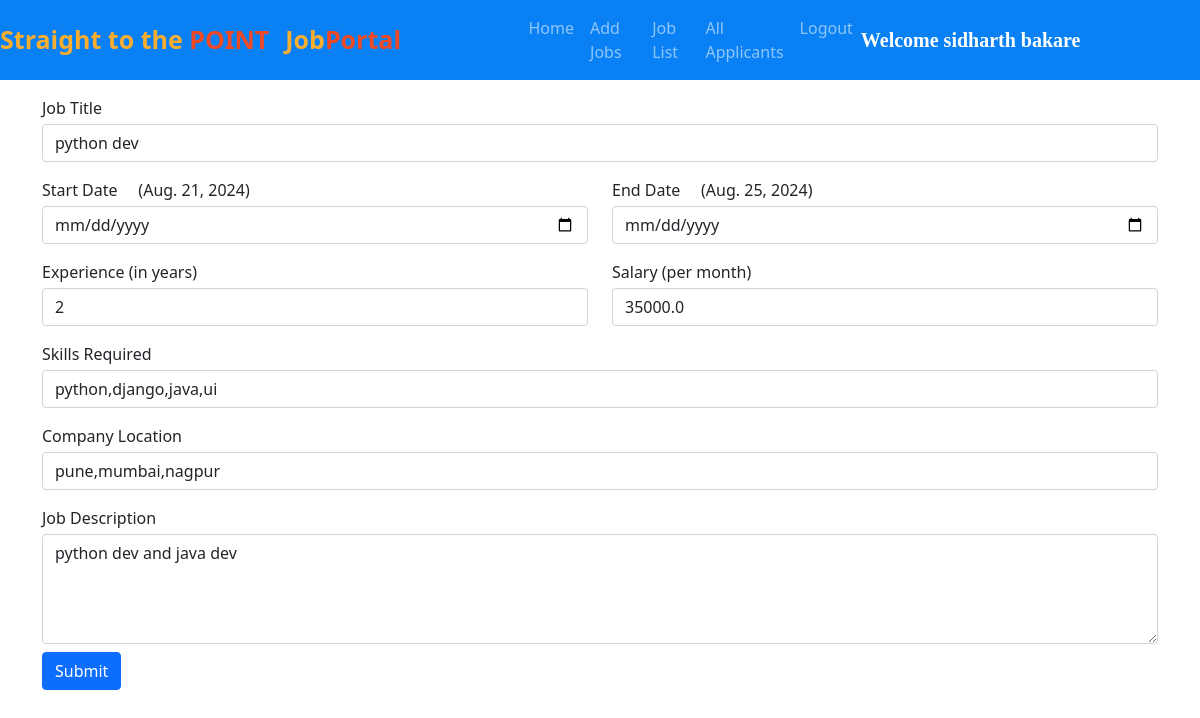
The app's page /edit_job/1/ (signed in) with its own data.
### jobs/models.py (models this page shows, shortened)
class Job(models.Model):
    company = models.ForeignKey(Company, on_delete=models.CASCADE)
    start_date = models.DateField()
    end_date = models.DateField()
    title = models.CharField(max_length=200)
    salary = models.FloatField()
    image = models.ImageField(upload_to="")
    description = models.TextField(max_length=400)
    experience = models.CharField(max_length=100)
    location = models.CharField(max_length=100)
    skills = models.CharField(max_length=200)
    creation_date = models.DateField()

### jobs/views.py (the view, shortened to what this page needs)
# urls.py: path("edit_job/<int:myid>/", views.edit_job, name="edit_job"),
def edit_job(request, myid):
    if not request.user.is_authenticated:
        return redirect("/company_login")
    job = Job.objects.get(id=myid)
    return render(request, "edit_job.html", {'job':job})

### jobs/templates/edit_job.html (shortened to what this page needs)
{% extends 'company_navbar.html' %}
{% block body %}
<form class="container mt-3" method="POST" enctype="multipart/form-data">
    <div class="row">
        <div class="form-group col-md-12">
            <label>Job Title</label>
            <input type="text" class="form-control mt-1" name="job_title" id="job_title" value="{{job.title}}" required>
        </div>
    </div>
    <div class="row mt-3">
        <div class="form-group col-md-6">
            <label>Start Date</label>&nbsp;&nbsp;&nbsp;&nbsp;&nbsp;({{job.start_date}})
            <input type="date" class="form-control mt-1" name="start_date" id="start_date">
        </div>
        <div class="form-group col-md-6">
            <label>End Date</label>&nbsp;&nbsp;&nbsp;&nbsp;&nbsp;({{job.end_date}})
            <input type="date" class="form-control mt-1" name="end_date" id="end_date">
        </div>
    </div>
    <div class="row mt-3">
        <div class="form-group col-md-6">
            <label>Experience (in years)</label>
            <input type="text" class="form-control mt-1" name="experience" id="experience" value="{{job.experience}}" required>
        </div>
        <div class="form-group col-md-6">
            <label>Salary (per month)</label>
            <input type="tel" class="form-control mt-1" name="salary" id="salary" value="{{job.salary}}" required>
        </div>
    </div>
    <div class="row mt-3">
        <div class="form-group col-md-12">
            <label>Skills Required</label>
            <input type="text" class="form-control mt-1" name="skills" id="skills" value="{{job.skills}}" required>
        </div>
        </div>
    <div class="row mt-3">
        <div class="form-group col-md-12">
            <label>Company Location</label>
            <input type="text" class="form-control mt-1" name="location" id="location" value="{{job.location}}" required>
        </div>
    </div>
    <div class="row mt-3">
        <div class="form-group col-md-12">
            <label>Job Description</label>
            <textarea name="description" id="description" class="form-control mt-1" cols="30" rows="4" required>{{job.description}}</textarea>
        </div>
    </div>
<input type="submit" value="Submit" class="btn btn-primary mt-2">
</form>
{% endblock %}

### jobs/templates/company_navbar.html (shortened to what this page needs)
<!doctype html>
<html lang="en">
<head>
  <link href="https://cdn.jsdelivr.net/npm/bootstrap@5.0.2/dist/css/bootstrap.min.css" rel="stylesheet"
>
  <link rel="stylesheet" href="https://cdnjs.cloudflare.com/ajax/libs/font-awesome/5.15.3/css/all.min.css">
</head>
<body>
  <nav class="navbar navbar-expand-lg navbar-dark sticky-top">
    <a class="navbar-brand" href="/"><span class="head1">Straight to the </span><span class="head2">POINT</span></a>
    <a class="navbar-brand" href="#"><span class="head1">Job</span><span class="head2">Portal</span></a>
    <div class="container w-50">
      <div class="collapse navbar-collapse" id="navbarSupportedContent">
        <ul class="navbar-nav me-auto mb-2 mb-lg-0">
          <li class="nav-item">
            <a class="nav-link {% block home %}{% endblock %}" aria-current="page" href="/company_homepage/">Home</a>
          </li>
          <li class="nav-item">
            <a class="nav-link {% block add_job %} {% endblock %}" aria-current="page" href="/add_job/">Add Jobs</a>
          </li>
          <li class="nav-item">
            <a class="nav-link {% block job_list %}{% endblock %}" href="/job_list/">Job List</a>
          </li>
          <li class="nav-item">
            <a class="nav-link {% block all_applicants %}{% endblock %}" href="/all_applicants/">All Applicants</a>
          </li>
          <li class="nav-item">
            <a class="nav-link" href="/logout/">Logout</a>
          </li>
        </ul>
        <a class="navbar-brand" style="font-weight: bold; font-family: 'Times New Roman', Times, serif;"
          href="#">Welcome {{request.user.get_full_name}}</a>
      </div>
    </div>
  </nav>
  {% block body %}
  {% endblock %}
</body>
</html>

### jobs/templates/company_navbar.html (style rules this page uses)
.navbar { background-color: #0980f3; }
.head1 { color: #FBAD30; font-size: 25px; font-weight: bold; height: 50px; }
.head2 { color: #EF4926; font-size: 25px; font-weight: bold; }

### records on screen
Job: job_title "python dev", start_date "Aug. 21, 2024", end_date "Aug. 25, 2024", experience "2", salary "35000.0", skills "python,django,java,ui", location "pune,mumbai,nagpur", description "python dev and java dev"

### other values on screen
{{ request.user.get_full_name }} "sidharth bakare"
